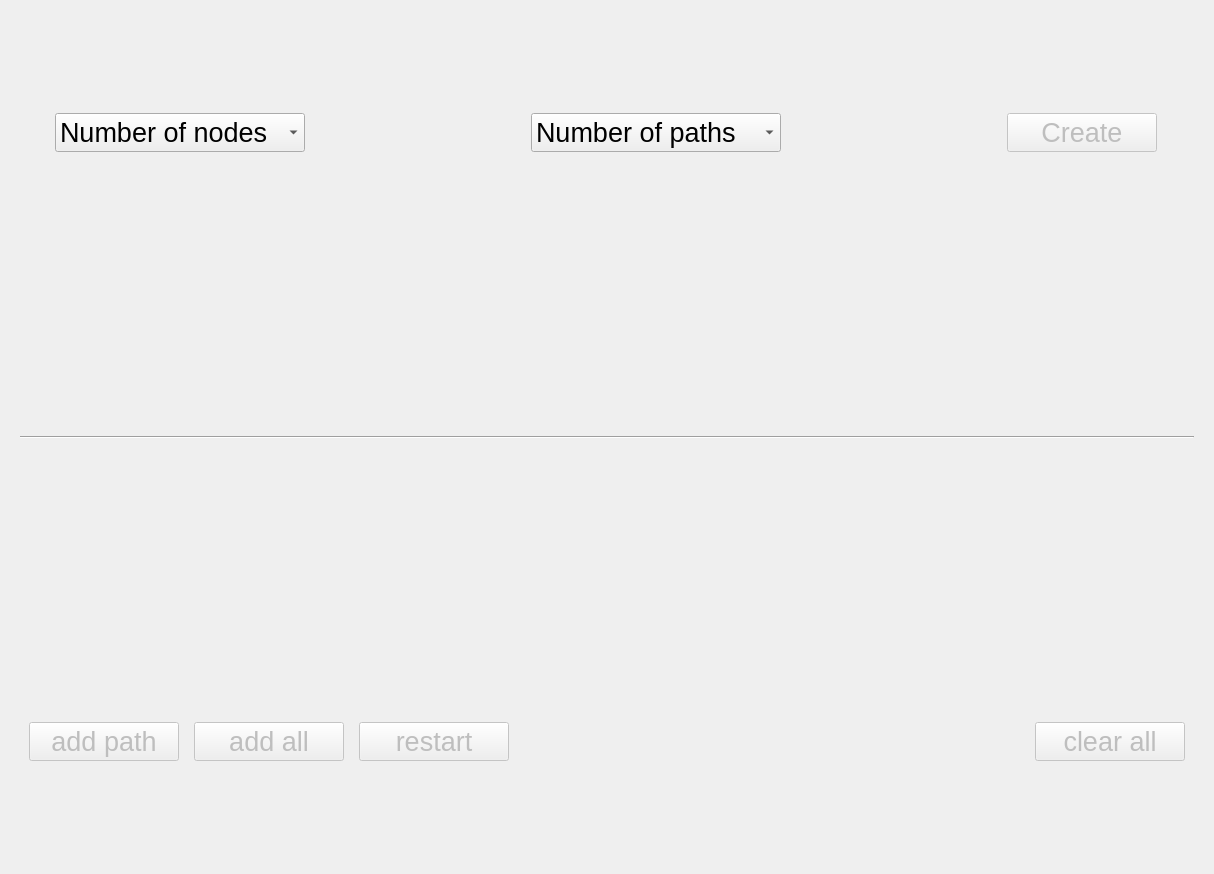
<?xml version="1.0" encoding="UTF-8"?>
<ui version="4.0">
 <class>Form</class>
 <widget class="QWidget" name="Form">
  <property name="geometry">
   <rect>
    <x>0</x>
    <y>0</y>
    <width>1214</width>
    <height>874</height>
   </rect>
  </property>
  <property name="windowTitle">
   <string>Form</string>
  </property>
  <layout class="QVBoxLayout" name="verticalLayout_2">
   <property name="spacing">
    <number>20</number>
   </property>
   <property name="leftMargin">
    <number>20</number>
   </property>
   <property name="topMargin">
    <number>20</number>
   </property>
   <property name="rightMargin">
    <number>20</number>
   </property>
   <property name="bottomMargin">
    <number>20</number>
   </property>
   <item>
    <widget class="QWidget" name="horizontalWidget" native="true">
     <property name="sizePolicy">
      <sizepolicy hsizetype="Preferred" vsizetype="Fixed">
       <horstretch>0</horstretch>
       <verstretch>0</verstretch>
      </sizepolicy>
     </property>
     <property name="font">
      <font>
       <pointsize>20</pointsize>
      </font>
     </property>
     <layout class="QHBoxLayout" name="horizontalLayout">
      <property name="spacing">
       <number>200</number>
      </property>
      <item>
       <widget class="QComboBox" name="number_of_nodes">
        <property name="sizePolicy">
         <sizepolicy hsizetype="Preferred" vsizetype="Fixed">
          <horstretch>0</horstretch>
          <verstretch>0</verstretch>
         </sizepolicy>
        </property>
        <property name="maximumSize">
         <size>
          <width>250</width>
          <height>16777215</height>
         </size>
        </property>
        <property name="font">
         <font>
          <pointsize>20</pointsize>
         </font>
        </property>
        <item>
         <property name="text">
          <string>Number of nodes</string>
         </property>
        </item>
        <item>
         <property name="text">
          <string>3</string>
         </property>
        </item>
        <item>
         <property name="text">
          <string>4</string>
         </property>
        </item>
        <item>
         <property name="text">
          <string>5</string>
         </property>
        </item>
        <item>
         <property name="text">
          <string>6</string>
         </property>
        </item>
        <item>
         <property name="text">
          <string>7</string>
         </property>
        </item>
        <item>
         <property name="text">
          <string>8</string>
         </property>
        </item>
        <item>
         <property name="text">
          <string>9</string>
         </property>
        </item>
        <item>
         <property name="text">
          <string>10</string>
         </property>
        </item>
       </widget>
      </item>
      <item>
       <widget class="QComboBox" name="number_of_paths">
        <property name="sizePolicy">
         <sizepolicy hsizetype="Preferred" vsizetype="Fixed">
          <horstretch>0</horstretch>
          <verstretch>0</verstretch>
         </sizepolicy>
        </property>
        <property name="maximumSize">
         <size>
          <width>250</width>
          <height>16777215</height>
         </size>
        </property>
        <item>
         <property name="text">
          <string>Number of paths</string>
         </property>
        </item>
        <item>
         <property name="text">
          <string>3</string>
         </property>
        </item>
        <item>
         <property name="text">
          <string>4</string>
         </property>
        </item>
        <item>
         <property name="text">
          <string>5</string>
         </property>
        </item>
        <item>
         <property name="text">
          <string>6</string>
         </property>
        </item>
        <item>
         <property name="text">
          <string>7</string>
         </property>
        </item>
        <item>
         <property name="text">
          <string>8</string>
         </property>
        </item>
        <item>
         <property name="text">
          <string>9</string>
         </property>
        </item>
        <item>
         <property name="text">
          <string>10</string>
         </property>
        </item>
       </widget>
      </item>
      <item>
       <widget class="QPushButton" name="create_btn">
        <property name="enabled">
         <bool>false</bool>
        </property>
        <property name="sizePolicy">
         <sizepolicy hsizetype="Preferred" vsizetype="Fixed">
          <horstretch>0</horstretch>
          <verstretch>0</verstretch>
         </sizepolicy>
        </property>
        <property name="maximumSize">
         <size>
          <width>150</width>
          <height>16777215</height>
         </size>
        </property>
        <property name="text">
         <string>Create</string>
        </property>
       </widget>
      </item>
     </layout>
    </widget>
   </item>
   <item>
    <layout class="QVBoxLayout" name="optimal_graph_layout"/>
   </item>
   <item>
    <widget class="QPlainTextEdit" name="optimal_path_arrival">
     <property name="sizePolicy">
      <sizepolicy hsizetype="Preferred" vsizetype="Fixed">
       <horstretch>0</horstretch>
       <verstretch>0</verstretch>
      </sizepolicy>
     </property>
     <property name="minimumSize">
      <size>
       <width>0</width>
       <height>0</height>
      </size>
     </property>
     <property name="maximumSize">
      <size>
       <width>16777215</width>
       <height>60</height>
      </size>
     </property>
     <property name="font">
      <font>
       <pointsize>14</pointsize>
      </font>
     </property>
     <property name="autoFillBackground">
      <bool>false</bool>
     </property>
     <property name="styleSheet">
      <string notr="true">background: transparent;
    border: none;</string>
     </property>
     <property name="readOnly">
      <bool>false</bool>
     </property>
     <property name="plainText">
      <string/>
     </property>
     <property name="backgroundVisible">
      <bool>false</bool>
     </property>
    </widget>
   </item>
   <item>
    <widget class="Line" name="line">
     <property name="minimumSize">
      <size>
       <width>0</width>
       <height>16</height>
      </size>
     </property>
     <property name="font">
      <font>
       <pointsize>20</pointsize>
      </font>
     </property>
     <property name="orientation">
      <enum>Qt::Horizontal</enum>
     </property>
    </widget>
   </item>
   <item>
    <layout class="QVBoxLayout" name="online_graph_layout"/>
   </item>
   <item>
    <widget class="QPlainTextEdit" name="online_path_arrival">
     <property name="sizePolicy">
      <sizepolicy hsizetype="Preferred" vsizetype="Fixed">
       <horstretch>0</horstretch>
       <verstretch>0</verstretch>
      </sizepolicy>
     </property>
     <property name="maximumSize">
      <size>
       <width>16777215</width>
       <height>60</height>
      </size>
     </property>
     <property name="font">
      <font>
       <pointsize>14</pointsize>
      </font>
     </property>
     <property name="styleSheet">
      <string notr="true">background: transparent;
    border: none;</string>
     </property>
    </widget>
   </item>
   <item>
    <widget class="QWidget" name="btn_widget" native="true">
     <property name="sizePolicy">
      <sizepolicy hsizetype="Preferred" vsizetype="Fixed">
       <horstretch>0</horstretch>
       <verstretch>0</verstretch>
      </sizepolicy>
     </property>
     <property name="font">
      <font>
       <pointsize>20</pointsize>
      </font>
     </property>
     <layout class="QHBoxLayout" name="horizontalLayout_2">
      <property name="spacing">
       <number>15</number>
      </property>
      <item>
       <widget class="QPushButton" name="add_path_btn">
        <property name="enabled">
         <bool>false</bool>
        </property>
        <property name="sizePolicy">
         <sizepolicy hsizetype="Fixed" vsizetype="Fixed">
          <horstretch>0</horstretch>
          <verstretch>0</verstretch>
         </sizepolicy>
        </property>
        <property name="minimumSize">
         <size>
          <width>150</width>
          <height>0</height>
         </size>
        </property>
        <property name="font">
         <font>
          <pointsize>20</pointsize>
         </font>
        </property>
        <property name="text">
         <string>add path</string>
        </property>
       </widget>
      </item>
      <item>
       <widget class="QPushButton" name="add_all_btn">
        <property name="enabled">
         <bool>false</bool>
        </property>
        <property name="sizePolicy">
         <sizepolicy hsizetype="Fixed" vsizetype="Fixed">
          <horstretch>0</horstretch>
          <verstretch>0</verstretch>
         </sizepolicy>
        </property>
        <property name="minimumSize">
         <size>
          <width>150</width>
          <height>0</height>
         </size>
        </property>
        <property name="text">
         <string>add all</string>
        </property>
       </widget>
      </item>
      <item>
       <widget class="QPushButton" name="restart_btn">
        <property name="enabled">
         <bool>false</bool>
        </property>
        <property name="sizePolicy">
         <sizepolicy hsizetype="Fixed" vsizetype="Fixed">
          <horstretch>0</horstretch>
          <verstretch>0</verstretch>
         </sizepolicy>
        </property>
        <property name="minimumSize">
         <size>
          <width>150</width>
          <height>0</height>
         </size>
        </property>
        <property name="text">
         <string>restart</string>
        </property>
       </widget>
      </item>
      <item>
       <spacer name="horizontalSpacer">
        <property name="orientation">
         <enum>Qt::Horizontal</enum>
        </property>
        <property name="sizeHint" stdset="0">
         <size>
          <width>40</width>
          <height>20</height>
         </size>
        </property>
       </spacer>
      </item>
      <item>
       <widget class="QPushButton" name="clear_all_btn">
        <property name="enabled">
         <bool>false</bool>
        </property>
        <property name="minimumSize">
         <size>
          <width>150</width>
          <height>0</height>
         </size>
        </property>
        <property name="text">
         <string>clear all</string>
        </property>
       </widget>
      </item>
     </layout>
    </widget>
   </item>
  </layout>
 </widget>
 <resources/>
 <connections/>
</ui>
